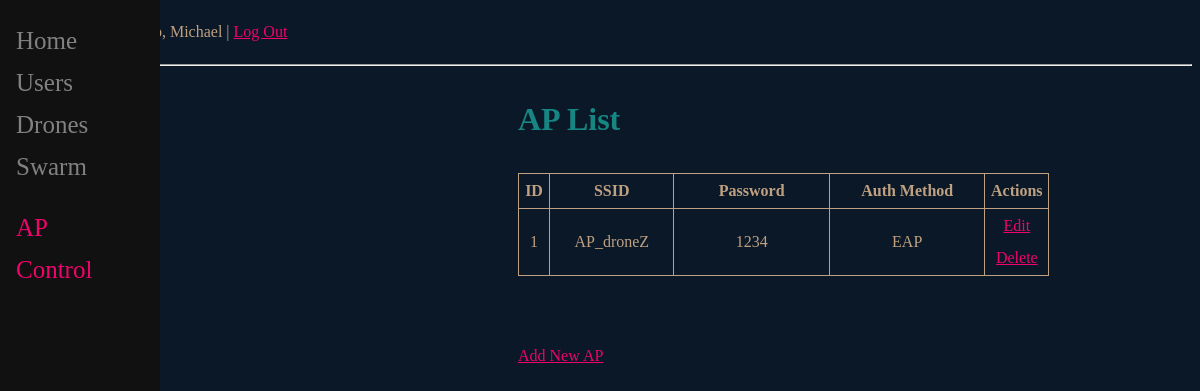
Page /ap_list (signed in) on the committed database.
### main/models.py (models this page shows, shortened)
class CustomUser(AbstractBaseUser):
    username = models.CharField(max_length=32, unique=True)
    email = models.EmailField(_("email address"),max_length=64, unique=True)
    date_joined=models.DateTimeField("dateJoined", default=timezone.now)
    last_login: DateTimeField = models.DateTimeField("lastLogin",auto_now=True)
    is_super_user = models.BooleanField(default=False)
    is_user = models.BooleanField(default=False)
    is_active = models.BooleanField(default=True)
    is_staff = models.BooleanField(default=False)
    is_admin = models.BooleanField(default=False)
    objects = MyAccountManager()
    USERNAME_FIELD = 'email'  # comment this if i want to use username
    REQUIRED_FIELDS = ['username']

class AP(models.Model):
    SSID=models.fields.CharField(max_length=32,unique=True)
    password=models.fields.CharField(max_length=32, default='1234')
    AuthMethod=models.fields.CharField(max_length=16, default='EAP')
    CreatedAt = models.DateTimeField("datePublished", default=timezone.now)
    UpdatedAt = models.DateTimeField("dateUpdated", auto_now=True)
    UpdatedBy = models.CharField(max_length=32, default="User")

### main/views.py (the view)
# urls.py: path('ap_list', ap_list, name='ap_list'),
def ap_list(request):
    ap = AP.objects.all()
    return render(request, 'main/ap_list.html', {'ap': ap })

### templates/main/ap_list.html (shortened to what this page needs)
{% extends 'main/base.html' %}
{% block content %}
<h1>AP List</h1>
<body>
    <table  style="width:80%; border: 1px solid; border-collapse: collapse">
        <thead>
            <tr style="border: 1px solid; text-align: center;">
                <th>ID</th>
                <th style="width:5%; border: 1px solid; ">SSID</th>
                <th style="width:20%; border: 1px solid;">Password</th>
                <th style="width:25%; border: 1px solid;">Auth Method</th>
                <th style="width:10%; border: 1px solid;">Actions</th>
            </tr>
        </thead>
        <tbody>
    {% for ap in ap %}
            <tr style="border: 1px solid; text-align: center;">
                <td style="width:5%; border: 1px solid; text-align: center; ">{{ ap.id }}</td>
                <td style="width:20%; border: 1px solid; text-align: center; ">{{ ap.SSID }}</td>
                <td style="width:25%; border: 1px solid; text-align: center; ">{{ ap.password }}</td>
                <td style="width:20%; border: 1px solid; text-align: center; ">{{ ap.AuthMethod }}</td>
                <td>
                    <a style="width:10%" href="/ap_edit/{{ ap.id }}"><span>Edit</span></a>
                    <a style="width:10%" href="/ap_delete/{{ ap.id }}">Delete</a>
                </td>
            </tr>
        {% endfor %}
        </tbody>
    </table>
    <br>
    <br>
    <a href="{%url 'ap_add' %}" class="btn btn-outline-secondary btn-sm"><span>Add New AP</span></a>
</body>
{% endblock %}

### templates/main/base.html (shortened to what this page needs)
<!DOCTYPE html>
<html lang="en">
    <head>
        {% if request.user.is_authenticated %}
            <p style="margin-left:10%;">Hello, {{ request.user.username}}   | <a href="{% url 'logout' %}">Log Out</a></p>
        {% else %}
            <p style="margin-left:10%;">Hello, {{ user.username|default:'Guest' }}!  <a href="{% url 'user_add' %}">Register</a> | <a href="{% url 'login' %}">Login</a></p>
        {% endif %}
        <hr>
    </head>
    <body>
        <div class="sidenav">
            <a href="/">Home</a>
            <a href="/user_list">Users</a>
            <a href="/drone_list">Drones</a>
            <a href="/swarm_list">Swarm</a>
            <br>
            <a style="color: #EF036C;" href="/ap_list">AP</a>
            <a style="color: #EF036C;" href="/control">Control</a>
	    </div>
        <div id="content" class="main">
            {% block content %}
            {% endblock %}
        </div>
    </body>
</html>

### templates/main/base.html (style rules this page uses)
body { background-color: #0A1828; color: #BFA181; background-image: url('static/drone3.png'); background-attachment:fixed; background-position:center bottom; background-size: 50%; background-repeat: no-repeat; line-height: 2.0; ) }
a { color: #EF036C; }
h1 { color: #178582; }
.sidenav { height:100%; width:160px; position: fixed; z-index:1; top:0; left:0; background-color:#111; overflow-x: :hidden; padding-top:20px; line-height: 1.2; }
.sidenav a { padding:6px 8px 6px 16px; text-decoration: none; font-size:25px; color: #818181; display:block; }

### rows in the picture
CustomUser: user.username "Michael"
AP: id "1", SSID "AP_droneZ", password "1234", AuthMethod "EAP"
